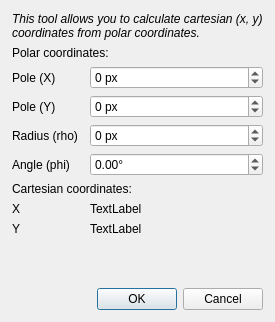
<?xml version="1.0" encoding="UTF-8"?>
<ui version="4.0">
 <class>ui_polar_coordinates</class>
 <widget class="QDialog" name="ui_polar_coordinates">
  <property name="windowTitle">
   <string>Polar coordinates</string>
  </property>
  <layout class="QFormLayout" name="formLayout">
   <property name="horizontalSpacing">
    <number>12</number>
   </property>
   <property name="leftMargin">
    <number>12</number>
   </property>
   <property name="topMargin">
    <number>12</number>
   </property>
   <property name="rightMargin">
    <number>12</number>
   </property>
   <property name="bottomMargin">
    <number>12</number>
   </property>
   <item row="0" column="0" colspan="2">
    <widget class="QLabel" name="label_9">
     <property name="font">
      <font>
       <italic>true</italic>
      </font>
     </property>
     <property name="text">
      <string>This tool allows you to calculate cartesian (x, y) coordinates from polar coordinates.</string>
     </property>
     <property name="wordWrap">
      <bool>true</bool>
     </property>
    </widget>
   </item>
   <item row="1" column="0" colspan="2">
    <widget class="QLabel" name="label_5">
     <property name="text">
      <string>Polar coordinates:</string>
     </property>
    </widget>
   </item>
   <item row="3" column="0">
    <widget class="QLabel" name="label">
     <property name="text">
      <string>Pole (X)</string>
     </property>
    </widget>
   </item>
   <item row="3" column="1">
    <widget class="QSpinBox" name="spinbox_pole_x">
     <property name="suffix">
      <string> px</string>
     </property>
     <property name="minimum">
      <number>-10000</number>
     </property>
     <property name="maximum">
      <number>10000</number>
     </property>
    </widget>
   </item>
   <item row="4" column="0">
    <widget class="QLabel" name="label_4">
     <property name="text">
      <string>Pole (Y)</string>
     </property>
    </widget>
   </item>
   <item row="4" column="1">
    <widget class="QSpinBox" name="spinbox_pole_y">
     <property name="suffix">
      <string> px</string>
     </property>
     <property name="minimum">
      <number>-10000</number>
     </property>
     <property name="maximum">
      <number>10000</number>
     </property>
    </widget>
   </item>
   <item row="5" column="0">
    <widget class="QLabel" name="label_2">
     <property name="text">
      <string>Radius (rho)</string>
     </property>
    </widget>
   </item>
   <item row="5" column="1">
    <widget class="QSpinBox" name="spinbox_rho">
     <property name="suffix">
      <string> px</string>
     </property>
     <property name="minimum">
      <number>-10000</number>
     </property>
     <property name="maximum">
      <number>10000</number>
     </property>
    </widget>
   </item>
   <item row="6" column="0">
    <widget class="QLabel" name="label_3">
     <property name="text">
      <string>Angle (phi)</string>
     </property>
    </widget>
   </item>
   <item row="6" column="1">
    <widget class="QDoubleSpinBox" name="spinbox_phi">
     <property name="suffix">
      <string>°</string>
     </property>
     <property name="minimum">
      <double>-10000.000000000000000</double>
     </property>
     <property name="maximum">
      <double>10000.000000000000000</double>
     </property>
    </widget>
   </item>
   <item row="7" column="0" colspan="2">
    <widget class="QLabel" name="label_6">
     <property name="text">
      <string>Cartesian coordinates:</string>
     </property>
    </widget>
   </item>
   <item row="8" column="0">
    <widget class="QLabel" name="label_7">
     <property name="text">
      <string>X</string>
     </property>
    </widget>
   </item>
   <item row="8" column="1">
    <widget class="QLabel" name="label_cartesian_x">
     <property name="text">
      <string>TextLabel</string>
     </property>
    </widget>
   </item>
   <item row="9" column="0">
    <widget class="QLabel" name="label_8">
     <property name="text">
      <string>Y</string>
     </property>
    </widget>
   </item>
   <item row="9" column="1">
    <widget class="QLabel" name="label_cartesian_y">
     <property name="text">
      <string>TextLabel</string>
     </property>
    </widget>
   </item>
   <item row="11" column="0" colspan="2">
    <widget class="QDialogButtonBox" name="buttonBox">
     <property name="orientation">
      <enum>Qt::Horizontal</enum>
     </property>
     <property name="standardButtons">
      <set>QDialogButtonBox::Cancel|QDialogButtonBox::Ok</set>
     </property>
    </widget>
   </item>
   <item row="10" column="0" colspan="2">
    <spacer name="verticalSpacer">
     <property name="orientation">
      <enum>Qt::Vertical</enum>
     </property>
     <property name="sizeHint" stdset="0">
      <size>
       <width>20</width>
       <height>40</height>
      </size>
     </property>
    </spacer>
   </item>
  </layout>
 </widget>
 <resources/>
 <connections>
  <connection>
   <sender>buttonBox</sender>
   <signal>accepted()</signal>
   <receiver>ui_polar_coordinates</receiver>
   <slot>accept()</slot>
   <hints>
    <hint type="sourcelabel">
     <x>248</x>
     <y>254</y>
    </hint>
    <hint type="destinationlabel">
     <x>157</x>
     <y>274</y>
    </hint>
   </hints>
  </connection>
  <connection>
   <sender>buttonBox</sender>
   <signal>rejected()</signal>
   <receiver>ui_polar_coordinates</receiver>
   <slot>reject()</slot>
   <hints>
    <hint type="sourcelabel">
     <x>316</x>
     <y>260</y>
    </hint>
    <hint type="destinationlabel">
     <x>286</x>
     <y>274</y>
    </hint>
   </hints>
  </connection>
  <connection>
   <sender>spinbox_phi</sender>
   <signal>valueChanged(double)</signal>
   <receiver>ui_polar_coordinates</receiver>
   <slot>update()</slot>
   <hints>
    <hint type="sourcelabel">
     <x>205</x>
     <y>163</y>
    </hint>
    <hint type="destinationlabel">
     <x>159</x>
     <y>153</y>
    </hint>
   </hints>
  </connection>
  <connection>
   <sender>spinbox_pole_x</sender>
   <signal>valueChanged(int)</signal>
   <receiver>ui_polar_coordinates</receiver>
   <slot>update()</slot>
   <hints>
    <hint type="sourcelabel">
     <x>205</x>
     <y>52</y>
    </hint>
    <hint type="destinationlabel">
     <x>159</x>
     <y>153</y>
    </hint>
   </hints>
  </connection>
  <connection>
   <sender>spinbox_pole_y</sender>
   <signal>valueChanged(int)</signal>
   <receiver>ui_polar_coordinates</receiver>
   <slot>update()</slot>
   <hints>
    <hint type="sourcelabel">
     <x>205</x>
     <y>89</y>
    </hint>
    <hint type="destinationlabel">
     <x>159</x>
     <y>153</y>
    </hint>
   </hints>
  </connection>
  <connection>
   <sender>spinbox_rho</sender>
   <signal>valueChanged(int)</signal>
   <receiver>ui_polar_coordinates</receiver>
   <slot>update()</slot>
   <hints>
    <hint type="sourcelabel">
     <x>205</x>
     <y>126</y>
    </hint>
    <hint type="destinationlabel">
     <x>159</x>
     <y>153</y>
    </hint>
   </hints>
  </connection>
 </connections>
</ui>
